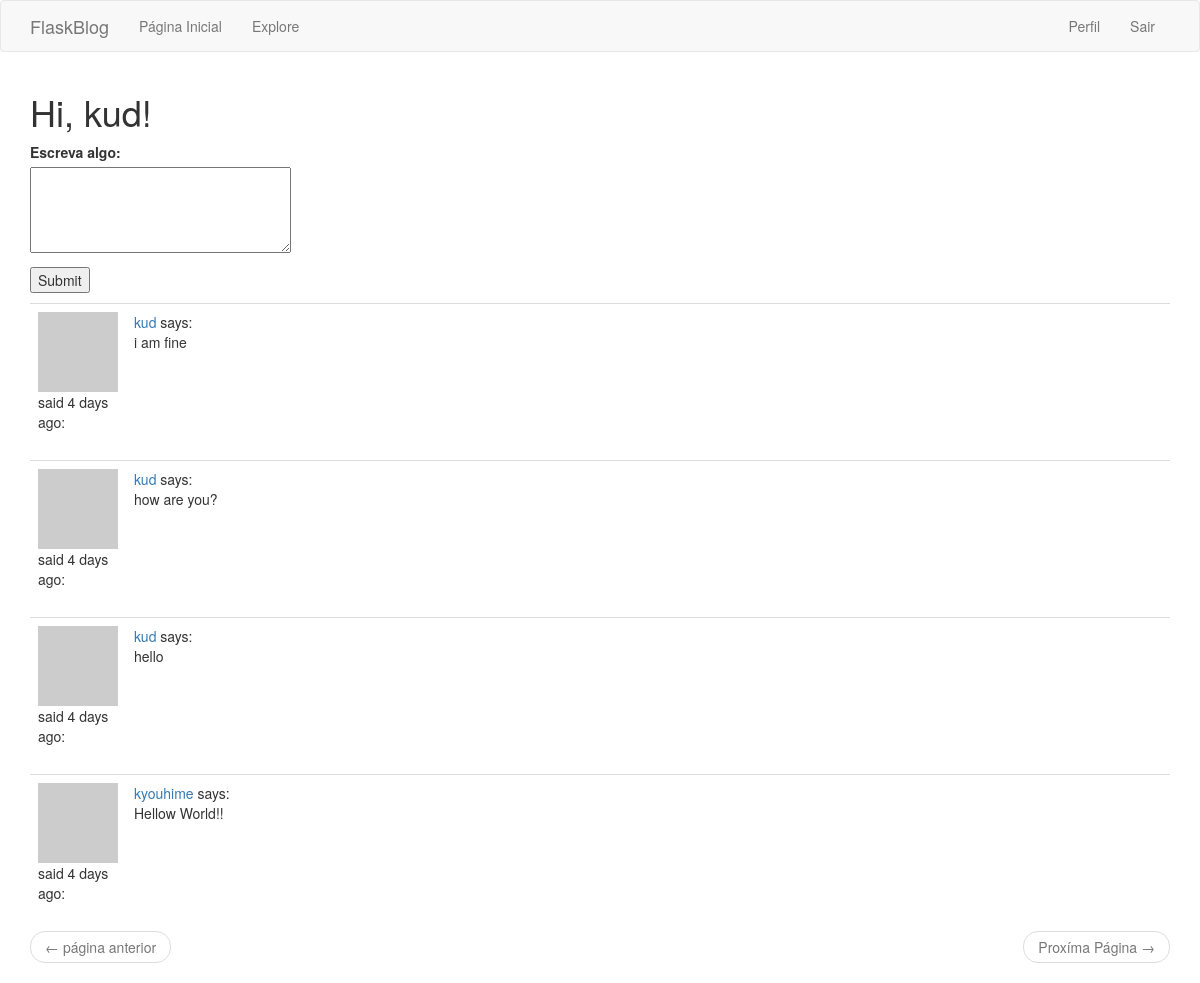
The app's page /index (signed in) with its own data.
### app/models.py (models this page shows, shortened)
class User(UserMixin, db.Model):
    id = db.Column(db.Integer, primary_key=True)
    username = db.Column(db.String(64), index=True, unique=True)
    email = db.Column(db.String(120), index=True, unique=True)
    password_hash = db.Column(db.String(128))
    posts = db.relationship('Post', backref='author', lazy='dynamic')
    about_me = db.Column(db.String(140))
    last_seen = db.Column(db.DateTime, default=datetime.utcnow)
    followed = db.relationship(
        'User', secondary=followers,
        primaryjoin=(followers.c.follower_id == id),
        secondaryjoin=(followers.c.followed_id == id),
        backref=db.backref('followers', lazy='dynamic'), lazy='dynamic'
    )
    def followed_posts(self):
        followed = Post.query.join(
            followers, (followers.c.followed_id == Post.user_id)).filter(
                followers.c.follower_id == self.id)
        own = Post.query.filter_by(user_id=self.id)
        return followed.union(own).order_by(Post.timestamp.desc())
    def avatar(self, size):
        digest = md5(self.email.lower().encode('utf-8')).hexdigest()
        return 'https://www.gravatar.com/avatar/{}?d=identicon&s={}'.format(
            digest, size)

class Post(db.Model):
    id = db.Column(db.Integer, primary_key=True)
    body = db.Column(db.String(140))
    timestamp = db.Column(db.DateTime, index=True, default=datetime.utcnow)
    user_id = db.Column(db.Integer, db.ForeignKey('user.id'))

### app/main/routes.py (the view)
@bp.route('/', methods=['GET', 'POST'])
@bp.route('/index', methods=['GET', 'POST'])
@login_required
def index():
    form = PostForm()
    if form.validate_on_submit():
        post = Post(body=form.post.data, author=current_user)
        db.session.add(post)
        db.session.commit()
        flash('O seu novo post foi criado!')
        return redirect(url_for('main.index'))
    page = request.args.get('page', 1, type=int)
    posts = current_user.followed_posts().paginate(page,current_app.config['POSTS_PER_PAGE'], False)
    next_url = url_for('main.index', page=posts.next_num) \
        if posts.has_next else None
    prev_url = url_for('main.index', page=posts.prev_num) \
        if posts.has_prev else None
    return render_template('index.html', title='Home', posts=posts.items, form=form, next_url=next_url, prev_url=prev_url)

### app/main/forms.py
class PostForm(FlaskForm):
    post = TextAreaField('Escreva algo:', validators=[DataRequired(), Length(min=1, max=140)])
    submit = SubmitField('Submit')

### app/main/routes.py (called while the page is built)
@bp.before_request
def before_request():
    if current_user.is_authenticated:
        current_user.last_seen = datetime.utcnow()
        db.session.commit()

### app/models.py (called while the page is built)
@login.user_loader
def load_user(id):
    return User.query.get(int(id))

### app/templates/index.html (shortened to what this page needs)
{% extends "base.html" %}
{% block app_content %}
    <h1>Hi, {{ current_user.username }}!</h1>
    {% if form %}
    <form action="" method="post">
        <p>
            {{ form.post.label }}<br>
            {{ form.post(cols=32, rows=4) }}<br>
        </p>
        <p>{{ form.submit() }}</p>
    </form>
    {% endif %}
    {% for post in posts %}
        {% include '_post.html' %}
    {% endfor %}
    <nav aria-label="...">
        <ul class="pager">
            <li class="previous{% if not prev_url %} disabled{% endif %}">
                <a href="{{ prev_url or '#' }}">
                    <span aria-hidden="true">&larr;</span> página anterior
                </a>
            </li>
            <li class="next{% if not next_url %} disabled{% endif %}">
                <a href="{{ next_url or '#' }}">
                    Proxíma Página <span aria-hidden="true">&rarr;</span>
                </a>
            </li>
        </ul>
    </nav>
{% endblock %}

### app/templates/_post.html
<table class="table table-hover">
    <tr>
        <td width="70px">
            <a href="{{ url_for('main.user', username=post.author.username) }}">
                <img src="{{ post.author.avatar(70) }}" />
            </a>
            said {{ moment(post.timestamp).fromNow() }}:
            <br>
        </td>
        <td>
            <a href="{{ url_for('main.user', username=post.author.username) }}">
                {{ post.author.username }}
            </a>
            says:
            <br>
            {{ post.body }}
        </td>
    </tr>
</table>

### records on screen
User: username "kud"
Post: timestamp "4 days ago", author.username "kud", body "i am fine"
Post: timestamp "4 days ago", author.username "kud", body "how are you?"
Post: timestamp "4 days ago", author.username "kud", body "hello"
Post: timestamp "4 days ago", author.username "kyouhime", body "Hellow World!!"
